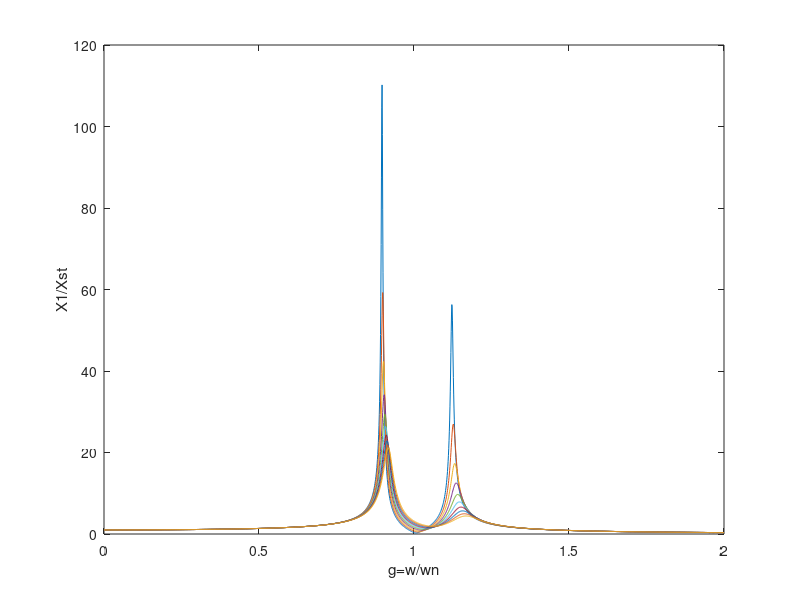

Write the MATLAB code that produced this figure.
clc
clear all
M=20;
K=30;
m=1;
k=1.5;
wn=sqrt(K/M);
wa=sqrt(k/m);
mu=m/M;
f=wa/wn;
% xe=0.1;
a=0.5;
% for a=0.1:0.1:1;
A=cos((a*pi)/2);
% c=0.32*2*m*wn;
% xe=c/2*m*wn;
for xe=0.01:0.01:0.1
    for g=0:0.001:2
        B=f^2-g^2;
        C=1-(g^2);
        D=2*xe*(g^a)*(wn^(a-1));
        X(single((1000*g)+1))=sqrt((((B^2)+(2*A*D*B)+(D^2))/((((C*B)-(mu*(f*g)^2))^2)+((D*(C-(mu*(g^2))))^2)+((2*A*D)*(C-(mu*(g^2)))*((C*B)-(mu*((f*g)^2)))))));
    end
g=0:0.001:2;
plot(g,X);
xlabel('g=w/wn');
ylabel('X1/Xst');
hold on;
end
% end
